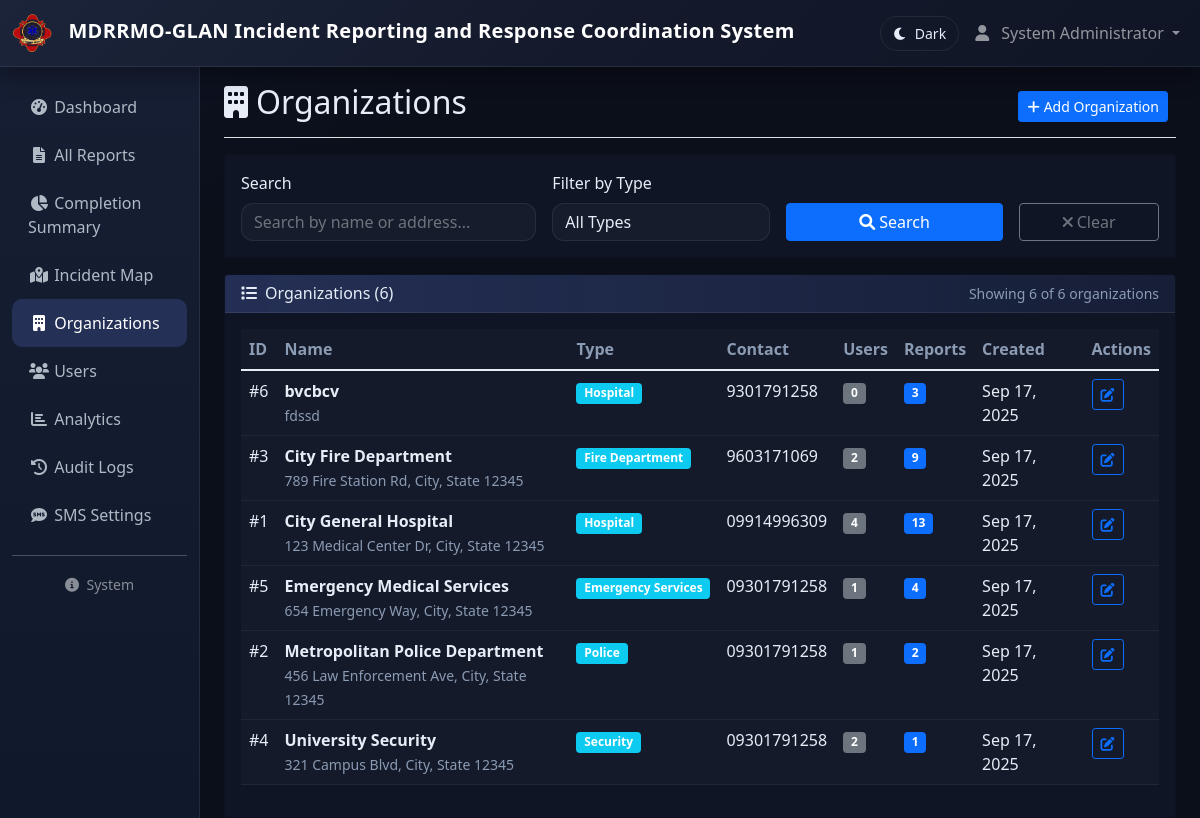
/organizations/index.php (signed in), run on the app's committed database.
### tables this page shows
CREATE TABLE IF NOT EXISTS `organizations` (
  `id` int NOT NULL AUTO_INCREMENT,
  `org_name` varchar(255) NOT NULL,
  `org_type` enum('Hospital','Police','Fire Department','Security','Emergency Services') NOT NULL,
  `contact_number` varchar(20) DEFAULT NULL,
  `address` text,
  `latitude` decimal(10,8) DEFAULT NULL,
  `longitude` decimal(11,8) DEFAULT NULL,
  `created_at` timestamp NULL DEFAULT CURRENT_TIMESTAMP,
  PRIMARY KEY (`id`)
);

### config/config.php (called while the page is built, shortened)
<?php
function format_date($date)
{
    return date('M d, Y', strtotime($date));
}
?>

### organizations/index.php (the view, shortened to what this page needs)
<?php
require_once '../config/config.php';
include '../views/header.php';
$database = new Database();
$db = $database->getConnection();
$search = $_GET['search'] ?? '';
$page = max(1, (int)($_GET['page'] ?? 1));
$per_page = 10;
$offset = ($page - 1) * $per_page;
$where_conditions = [];
$params = [];
$where_clause = !empty($where_conditions) ? "WHERE " . implode(" AND ", $where_conditions) : "";
$count_query = "SELECT COUNT(*) as total FROM organizations o $where_clause";
$count_stmt = $db->prepare($count_query);
$count_stmt->execute($params);
$total_records = $count_stmt->fetch()['total'];
$query = "SELECT o.*,
          COUNT(DISTINCT u.id) as user_count,
          COUNT(DISTINCT ir.id) as report_count
          FROM organizations o
          LEFT JOIN users u ON o.id = u.organization_id
          LEFT JOIN incident_reports ir ON o.id = ir.organization_id
          $where_clause
          GROUP BY o.id
          ORDER BY o.org_name
          LIMIT $per_page OFFSET $offset";
$stmt = $db->prepare($query);
$stmt->execute($params);
$organizations = $stmt->fetchAll();
?>
<div class="container-fluid">
    <div class="row">
        <?php include '../views/sidebar.php'; ?>
        <main class="col-md-9 ms-sm-auto col-lg-10 px-md-4 main-content">
            <div
                class="d-flex justify-content-between flex-wrap flex-md-nowrap align-items-center pt-3 pb-2 mb-3 border-bottom">
                <h1 class="h2">
                    <i class="fas fa-building me-2"></i>Organizations
                </h1>
                <div class="btn-toolbar mb-2 mb-md-0">
                    <div class="btn-group me-2">
                        <button type="button" class="btn btn-sm btn-primary" data-bs-toggle="modal"
                            data-bs-target="#createModal">
                            <i class="fas fa-plus me-1"></i>Add Organization
                        </button>
                    </div>
                </div>
            </div>
            <div class="card mb-3">
                <div class="card-body">
                    <form method="GET" class="row g-3">
                        <div class="col-md-4">
                            <label for="search" class="form-label">Search</label>
                            <input type="text" class="form-control" id="search" name="search"
                                   placeholder="Search by name or address..." value="<?php echo htmlspecialchars($search); ?>">
                        </div>
                        <div class="col-md-3">
                            <label for="type" class="form-label">Filter by Type</label>
                            <select class="form-select" id="type" name="type">
                                <option value="">All Types</option>
                            </select>
                        </div>
                        <div class="col-md-3">
                            <label class="form-label">&nbsp;</label>
                            <div class="d-grid">
                                <button type="submit" class="btn btn-primary">
                                    <i class="fas fa-search me-1"></i>Search
                                </button>
                            </div>
                        </div>
                        <div class="col-md-2">
                            <label class="form-label">&nbsp;</label>
                            <div class="d-grid">
                                <a href="index.php" class="btn btn-outline-secondary">
                                    <i class="fas fa-times me-1"></i>Clear
                                </a>
                            </div>
                        </div>
                    </form>
                </div>
            </div>
            <div class="card">
                <div class="card-header d-flex justify-content-between align-items-center">
                    <h6 class="mb-0">
                        <i class="fas fa-list me-2"></i>Organizations (<?php echo $total_records; ?>)
                    </h6>
                    <small class="text-muted">
                        Showing <?php echo count($organizations); ?> of <?php echo $total_records; ?> organizations
                    </small>
                </div>
                <div class="card-body">
                    <div class="table-responsive">
                        <table class="table table-hover">
                            <thead>
                                <tr>
                                    <th>ID</th>
                                    <th>Name</th>
                                    <th>Type</th>
                                    <th>Contact</th>
                                    <th>Users</th>
                                    <th>Reports</th>
                                    <th>Created</th>
                                    <th>Actions</th>
                                </tr>
                            </thead>
                            <tbody>
                                <?php foreach ($organizations as $org): ?>
                                <tr>
                                    <td>#<?php echo $org['id']; ?></td>
                                    <td>
                                        <strong><?php echo htmlspecialchars($org['org_name']); ?></strong>
                                        <?php if ($org['address']): ?>
                                        <br><small class="text-muted"><?php echo htmlspecialchars($org['address']); ?></small>
                                        <?php endif; ?>
                                    </td>
                                    <td>
                                        <span class="badge bg-info"><?php echo $org['org_type'] ?: 'Other'; ?></span>
                                    </td>
                                    <td><?php echo htmlspecialchars($org['contact_number']); ?></td>
                                    <td>
                                        <span class="badge bg-secondary"><?php echo $org['user_count']; ?></span>
                                    </td>
                                    <td>
                                        <span class="badge bg-primary"><?php echo $org['report_count']; ?></span>
                                    </td>
                                    <td><?php echo format_date($org['created_at']); ?></td>
                                    <td>
                                        <button type="button" class="btn btn-sm btn-outline-primary"
                                            onclick="editOrganization(<?php echo htmlspecialchars(json_encode($org)); ?>)">
                                            <i class="fas fa-edit"></i>
                                        </button>
                                    </td>
                                </tr>
                                <?php endforeach; ?>
                            </tbody>
                        </table>
                    </div>
                </div>
            </div>
        </main>
    </div>
</div>
<?php include '../views/footer.php'; ?>

### assets/shadcn.css (style rules this page uses)
:root, :root[data-theme='dark'] { --bg: #0b0f1a; --card: #0f1525; --card-hover: #131b2e; --muted: #8b9bb4; --text: #e6edf7; --primary: #6e8bff; --primary-600: #5d7cfb; --primary-700: #4b69f7; --ring: rgba(110, 139, 255, 0.45); --border: rgba(255, 255, 255, 0.08); --success: #42d392; --warning: #f0b429; --danger: #ff6b6b; --info: #38bdf8; --secondary: #9ca3af; }
body { background: radial-gradient(1200px 600px at 0% 0%, #0d1324 0%, var(--bg) 40%), radial-gradient(1000px 800px at 100% 0%, #111a33 0%, var(--bg) 40%), var(--bg) !important; color: var(--text); transition: background-color 0.25s ease, color 0.25s ease; }
html, body { height: 100%; }
body { min-height: 100vh; }
.form-control, .form-select, .form-control:focus, .form-select:focus { background: rgba(255, 255, 255, 0.03) !important; border: 1px solid var(--border) !important; color: var(--text) !important; border-radius: 12px !important; }
.card-header { background: linear-gradient( 90deg, color-mix(in oklab, var(--primary) 22%, transparent) 0%, color-mix(in oklab, var(--primary) 8%, transparent) 100% ) !important; border-bottom: 1px solid var(--border) !important; }
.table { color: var(--text); }
.table thead th { color: var(--muted); border-bottom: 1px solid var(--border); }
.table tbody tr { border-bottom: 1px solid color-mix(in oklab, var(--text) 8%, transparent); }
a { color: var(--primary); }
:root[data-theme='dark'] .card, :root[data-theme='dark'] .card-body, :root[data-theme='dark'] .card-header, :root[data-theme='dark'] .card-footer { background-color: var(--card) !important; color: var(--text) !important; }
:root[data-theme='dark'] .table, :root[data-theme='dark'] .table-striped > tbody > tr:nth-of-type(odd) { --bs-table-accent-bg: rgba(255, 255, 255, 0.02) !important; color: var(--text) !important; }
:root[data-theme='dark'] .table thead th { color: var(--muted) !important; }
:root[data-theme='dark'] .form-control, :root[data-theme='dark'] .form-select { background-color: rgba(255, 255, 255, 0.03) !important; color: var(--text) !important; }
:root[data-theme='dark'] .text-muted { color: var(--muted) !important; }
.main-content { position: relative; z-index: 1; }
body { min-height: 100vh; display: flex; flex-direction: column; }
.container-fluid > .row { min-height: calc(100vh - 56px); }
:root[data-theme='dark'] .dropdown-menu, :root[data-theme='dark'] .dropdown-menu .dropdown-item, :root[data-theme='dark'] .form-select option { background-color: var(--card) !important; color: var(--text) !important; }
:root[data-theme='dark'] .form-select option:checked, :root[data-theme='dark'] .form-select option:hover { background-color: rgba(255, 255, 255, 0.08) !important; }

### data on the page
organizations: id "6", org_name "bvcbcv", address "fdssd", org_type "Hospital", contact_number "9301791258", user_count "0", report_count "3", created_at "Sep 17, 2025"
organizations: id "3", org_name "City Fire Department", address "789 Fire Station Rd, City, State 12345", org_type "Fire Department", contact_number "9603171069", user_count "2", report_count "9", created_at "Sep 17, 2025"
organizations: id "1", org_name "City General Hospital", address "123 Medical Center Dr, City, State 12345", org_type "Hospital", contact_number "09914996309", user_count "4", report_count "13", created_at "Sep 17, 2025"
organizations: id "5", org_name "Emergency Medical Services", address "654 Emergency Way, City, State 12345", org_type "Emergency Services", contact_number "09301791258", user_count "1", report_count "4", created_at "Sep 17, 2025"
organizations: id "2", org_name "Metropolitan Police Department", address "456 Law Enforcement Ave, City, State 12345", org_type "Police", contact_number "09301791258", user_count "1", report_count "2", created_at "Sep 17, 2025"
organizations: id "4", org_name "University Security", address "321 Campus Blvd, City, State 12345", org_type "Security", contact_number "09301791258", user_count "2", report_count "1", created_at "Sep 17, 2025"

### other printed values
APP_NAME "MDRRMO-GLAN Incident Reporting and Response Coordination System"
$_SESSION['user_name'] "System Administrator"
$total_records "6"
count($organizations) "6"
